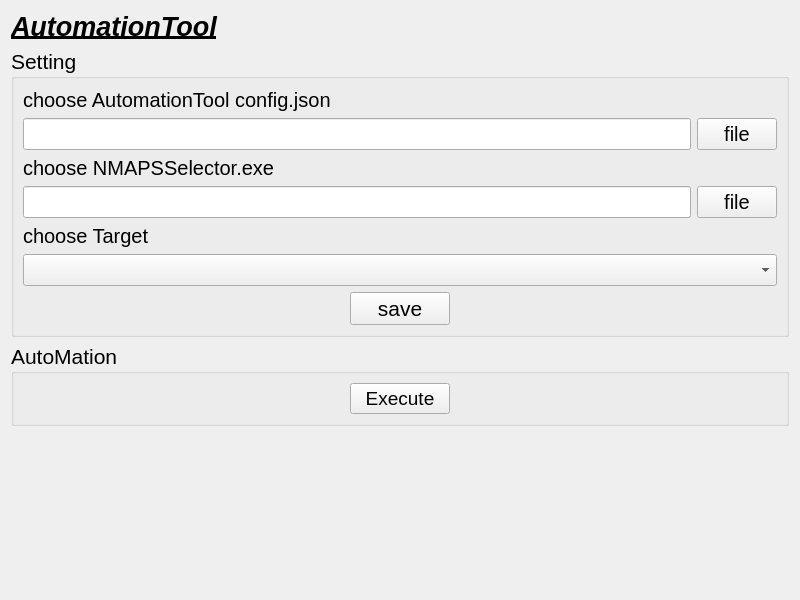
<?xml version="1.0" encoding="UTF-8"?>
<ui version="4.0">
 <class>Widget2</class>
 <widget class="QWidget" name="Widget2">
  <property name="geometry">
   <rect>
    <x>0</x>
    <y>0</y>
    <width>800</width>
    <height>600</height>
   </rect>
  </property>
  <property name="sizePolicy">
   <sizepolicy hsizetype="Fixed" vsizetype="Fixed">
    <horstretch>0</horstretch>
    <verstretch>0</verstretch>
   </sizepolicy>
  </property>
  <property name="font">
   <font>
    <pointsize>40</pointsize>
   </font>
  </property>
  <property name="windowTitle">
   <string>AutomationTool</string>
  </property>
  <layout class="QVBoxLayout" name="verticalLayout_2">
   <item>
    <widget class="QLabel" name="label">
     <property name="enabled">
      <bool>true</bool>
     </property>
     <property name="font">
      <font>
       <pointsize>20</pointsize>
       <italic>true</italic>
       <bold>true</bold>
       <underline>true</underline>
       <strikeout>false</strikeout>
      </font>
     </property>
     <property name="text">
      <string>AutomationTool</string>
     </property>
    </widget>
   </item>
   <item>
    <widget class="QGroupBox" name="group1">
     <property name="font">
      <font>
       <pointsize>16</pointsize>
      </font>
     </property>
     <property name="title">
      <string>Setting</string>
     </property>
     <layout class="QVBoxLayout" name="verticalLayout">
      <item>
       <widget class="QLabel" name="label_2">
        <property name="font">
         <font>
          <pointsize>15</pointsize>
         </font>
        </property>
        <property name="text">
         <string>choose AutomationTool config.json</string>
        </property>
       </widget>
      </item>
      <item>
       <layout class="QHBoxLayout" name="horizontalLayout_4">
        <item>
         <widget class="QLineEdit" name="lineEdit_NMAPSSelector">
          <property name="maximumSize">
           <size>
            <width>16777215</width>
            <height>16777215</height>
           </size>
          </property>
          <property name="font">
           <font>
            <pointsize>15</pointsize>
           </font>
          </property>
          <property name="layoutDirection">
           <enum>Qt::LeftToRight</enum>
          </property>
         </widget>
        </item>
        <item>
         <widget class="QPushButton" name="pushButton">
          <property name="maximumSize">
           <size>
            <width>16777215</width>
            <height>16777215</height>
           </size>
          </property>
          <property name="font">
           <font>
            <pointsize>15</pointsize>
           </font>
          </property>
          <property name="text">
           <string>file</string>
          </property>
         </widget>
        </item>
       </layout>
      </item>
      <item>
       <widget class="QLabel" name="label_3">
        <property name="font">
         <font>
          <pointsize>15</pointsize>
         </font>
        </property>
        <property name="text">
         <string>choose NMAPSSelector.exe</string>
        </property>
       </widget>
      </item>
      <item>
       <layout class="QHBoxLayout" name="horizontalLayout_2">
        <item>
         <widget class="QLineEdit" name="lineEdit_NMAPSSelector_2">
          <property name="font">
           <font>
            <pointsize>15</pointsize>
           </font>
          </property>
          <property name="layoutDirection">
           <enum>Qt::LeftToRight</enum>
          </property>
         </widget>
        </item>
        <item>
         <widget class="QPushButton" name="pushButton_2">
          <property name="font">
           <font>
            <pointsize>15</pointsize>
           </font>
          </property>
          <property name="text">
           <string>file</string>
          </property>
         </widget>
        </item>
       </layout>
      </item>
      <item>
       <widget class="QLabel" name="label_4">
        <property name="font">
         <font>
          <pointsize>15</pointsize>
         </font>
        </property>
        <property name="text">
         <string>choose Target</string>
        </property>
       </widget>
      </item>
      <item>
       <widget class="QComboBox" name="combo1">
        <property name="sizePolicy">
         <sizepolicy hsizetype="Preferred" vsizetype="Minimum">
          <horstretch>0</horstretch>
          <verstretch>0</verstretch>
         </sizepolicy>
        </property>
        <property name="minimumSize">
         <size>
          <width>0</width>
          <height>30</height>
         </size>
        </property>
        <property name="font">
         <font>
          <pointsize>15</pointsize>
         </font>
        </property>
        <property name="currentText">
         <string/>
        </property>
        <property name="placeholderText">
         <string/>
        </property>
       </widget>
      </item>
      <item>
       <layout class="QHBoxLayout" name="horizontalLayout_3">
        <item>
         <widget class="QPushButton" name="saveBtn">
          <property name="sizePolicy">
           <sizepolicy hsizetype="Fixed" vsizetype="Minimum">
            <horstretch>0</horstretch>
            <verstretch>0</verstretch>
           </sizepolicy>
          </property>
          <property name="minimumSize">
           <size>
            <width>100</width>
            <height>30</height>
           </size>
          </property>
          <property name="text">
           <string>save</string>
          </property>
          <property name="icon">
           <iconset>
            <normaloff>res/pen.png</normaloff>res/pen.png</iconset>
          </property>
          <property name="iconSize">
           <size>
            <width>24</width>
            <height>24</height>
           </size>
          </property>
         </widget>
        </item>
       </layout>
      </item>
     </layout>
    </widget>
   </item>
   <item>
    <widget class="QGroupBox" name="group2">
     <property name="font">
      <font>
       <pointsize>16</pointsize>
      </font>
     </property>
     <property name="title">
      <string>AutoMation</string>
     </property>
     <layout class="QVBoxLayout" name="verticalLayout_4">
      <item>
       <layout class="QHBoxLayout" name="horizontalLayout">
        <item>
         <widget class="QPushButton" name="executeBtn">
          <property name="sizePolicy">
           <sizepolicy hsizetype="Fixed" vsizetype="Minimum">
            <horstretch>0</horstretch>
            <verstretch>0</verstretch>
           </sizepolicy>
          </property>
          <property name="minimumSize">
           <size>
            <width>100</width>
            <height>30</height>
           </size>
          </property>
          <property name="font">
           <font>
            <pointsize>14</pointsize>
           </font>
          </property>
          <property name="text">
           <string>Execute</string>
          </property>
          <property name="icon">
           <iconset>
            <normaloff>res/play.png</normaloff>res/play.png</iconset>
          </property>
          <property name="iconSize">
           <size>
            <width>24</width>
            <height>24</height>
           </size>
          </property>
         </widget>
        </item>
       </layout>
      </item>
     </layout>
    </widget>
   </item>
   <item>
    <spacer name="verticalSpacer">
     <property name="orientation">
      <enum>Qt::Vertical</enum>
     </property>
     <property name="sizeHint" stdset="0">
      <size>
       <width>20</width>
       <height>40</height>
      </size>
     </property>
    </spacer>
   </item>
  </layout>
 </widget>
 <resources/>
 <connections>
  <connection>
   <sender>pushButton</sender>
   <signal>released()</signal>
   <receiver>Widget2</receiver>
   <slot>slot1()</slot>
   <hints>
    <hint type="sourcelabel">
     <x>757</x>
     <y>134</y>
    </hint>
    <hint type="destinationlabel">
     <x>659</x>
     <y>58</y>
    </hint>
   </hints>
  </connection>
  <connection>
   <sender>pushButton_2</sender>
   <signal>released()</signal>
   <receiver>Widget2</receiver>
   <slot>slot2()</slot>
   <hints>
    <hint type="sourcelabel">
     <x>755</x>
     <y>180</y>
    </hint>
    <hint type="destinationlabel">
     <x>565</x>
     <y>24</y>
    </hint>
   </hints>
  </connection>
 </connections>
 <slots>
  <slot>slot1()</slot>
  <slot>slot2()</slot>
 </slots>
</ui>
